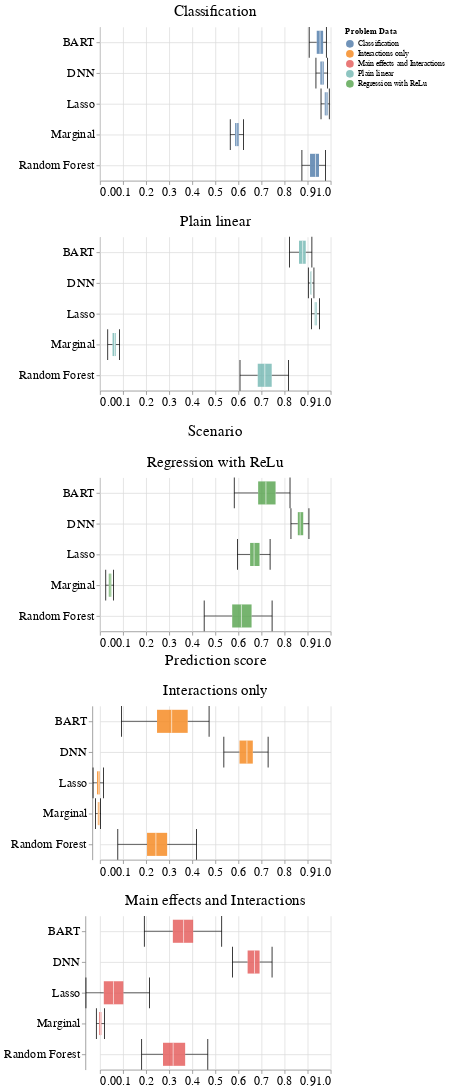

Notebook cell for this chart:
### Code cell
def plot_figsupp3(df_data, title_x=None, title_facet=None):
    box_pred = alt.Chart(
        df_data
    ).mark_boxplot(
        size=30, outliers=False, ticks=True, opacity=0.8                                     
    ).encode(
        y=alt.Y('Method:N', title=None),
        x=alt.X('mean:Q', title=title_x, scale=alt.Scale(domain=(0, 1.0))),
        color='Problem Data:N'
    ).properties(
        height=100,
        width=300
    ).facet(column=alt.Column('Problem Data:N', title=title_facet))
    return box_pred

prob_data = [('Classification', None, None),
             ('Plain linear', None, None),
             ('Regression with ReLu', "Prediction score", "Scenario"),
             ('Interactions only', None, None),
             ('Main effects and Interactions', None, None)]
list_figs = []
for el in prob_data:
    df_pred_tmp = df_pred[df_pred['Problem Data'] == el[0]]
    list_figs.append(plot_figsupp3(df_pred_tmp, el[1], el[2]))

fig3_supp = alt.vconcat(
list_figs[0],
list_figs[1],
list_figs[2],
list_figs[3],
list_figs[4]
)
my_font = 'Helvetica'
fig3_supp_pred = fig3_supp.configure_axis(
    grid=True, 
    titleFont=my_font,
    titleFontWeight='normal',
    labelFont=my_font,
    labelFontSize=16,
    titleFontSize=20
).configure_header(
    titleFont=my_font,
    titleFontWeight='normal',
    labelFont=my_font,
    titleFontSize=20,
    labelFontSize=20
).configure_view(
    strokeWidth=0
).configure_title(
    font=my_font,
    fontSize=24
)
fig3_supp_pred.save('figure3_supp_pred.pdf')
fig3_supp_pred

### Figure 1 — Vega-Lite specification as saved in the notebook (floating-point values rounded to 4 significant figures; data arrays with more than 128 entries replaced by an {"elided": "..."} marker saying what was removed)
{"config": {"view": {"continuousWidth": 400, "continuousHeight": 300, "strokeWidth": 0}, "axis": {"grid": true, "labelFont": "Helvetica", "labelFontSize": 16, "titleFont": "Helvetica", "titleFontSize": 20, "titleFontWeight": "normal"}, "header": {"labelFont": "Helvetica", "labelFontSize": 20, "titleFont": "Helvetica", "titleFontSize": 20, "titleFontWeight": "normal"}, "title": {"font": "Helvetica", "fontSize": 24}}, "vconcat": [{"data": {"name": "data-464f8fbffd517dcbc31374e858341e5b"}, "facet": {"column": {"field": "Problem Data", "title": null, "type": "nominal"}}, "spec": {"mark": {"type": "boxplot", "opacity": 0.8, "outliers": false, "size": 30, "ticks": true}, "encoding": {"color": {"field": "Problem Data", "type": "nominal"}, "x": {"field": "mean", "scale": {"domain": [0, 1.0]}, "title": null, "type": "quantitative"}, "y": {"field": "Method", "title": null, "type": "nominal"}}, "height": 200, "width": 300}}, {"data": {"name": "data-6ff906a69e948f0234e0a6a7c58b57c0"}, "facet": {"column": {"field": "Problem Data", "title": null, "type": "nominal"}}, "spec": {"mark": {"type": "boxplot", "opacity": 0.8, "outliers": false, "size": 30, "ticks": true}, "encoding": {"color": {"field": "Problem Data", "type": "nominal"}, "x": {"field": "mean", "scale": {"domain": [0, 1.0]}, "title": null, "type": "quantitative"}, "y": {"field": "Method", "title": null, "type": "nominal"}}, "height": 200, "width": 300}}, {"data": {"name": "data-22f83521126c9083a9c5a9d78dce421b"}, "facet": {"column": {"field": "Problem Data", "title": "Scenario", "type": "nominal"}}, "spec": {"mark": {"type": "boxplot", "opacity": 0.8, "outliers": false, "size": 30, "ticks": true}, "encoding": {"color": {"field": "Problem Data", "type": "nominal"}, "x": {"field": "mean", "scale": {"domain": [0, 1.0]}, "title": "Prediction score", "type": "quantitative"}, "y": {"field": "Method", "title": null, "type": "nominal"}}, "height": 200, "width": 300}}, {"data": {"name": "data-2e9cfe3558d13b4423530815302a7d36"}, "facet": {"column": {"field": "Problem Data", "title": null, "type": "nominal"}}, "spec": {"mark": {"type": "boxplot", "opacity": 0.8, "outliers": false, "size": 30, "ticks": true}, "encoding": {"color": {"field": "Problem Data", "type": "nominal"}, "x": {"field": "mean", "scale": {"domain": [0, 1.0]}, "title": null, "type": "quantitative"}, "y": {"field": "Method", "title": null, "type": "nominal"}}, "height": 200, "width": 300}}, {"data": {"name": "data-02a121422e5309c5d9621c5d81c2d10d"}, "facet": {"column": {"field": "Problem Data", "title": null, "type": "nominal"}}, "spec": {"mark": {"type": "boxplot", "opacity": 0.8, "outliers": false, "size": 30, "ticks": true}, "encoding": {"color": {"field": "Problem Data", "type": "nominal"}, "x": {"field": "mean", "scale": {"domain": [0, 1.0]}, "title": null, "type": "quantitative"}, "y": {"field": "Method", "title": null, "type": "nominal"}}, "height": 200, "width": 300}}], "$schema": "https://vega.github.io/schema/vega-lite/v4.17.0.json", "datasets": {"data-464f8fbffd517dcbc31374e858341e5b": {"elided": "500 records"}, "data-6ff906a69e948f0234e0a6a7c58b57c0": {"elided": "500 records"}, "data-22f83521126c9083a9c5a9d78dce421b": {"elided": "500 records"}, "data-2e9cfe3558d13b4423530815302a7d36": {"elided": "500 records"}, "data-02a121422e5309c5d9621c5d81c2d10d": {"elided": "500 records"}}}
